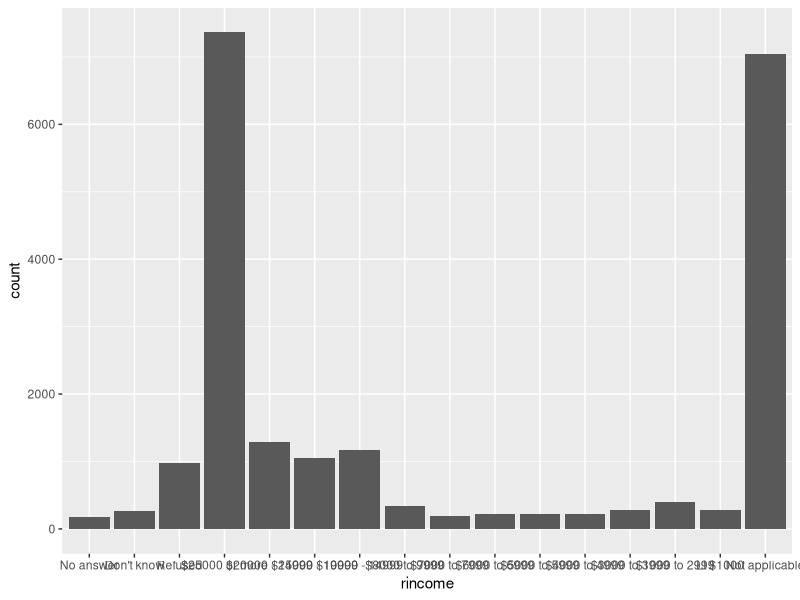
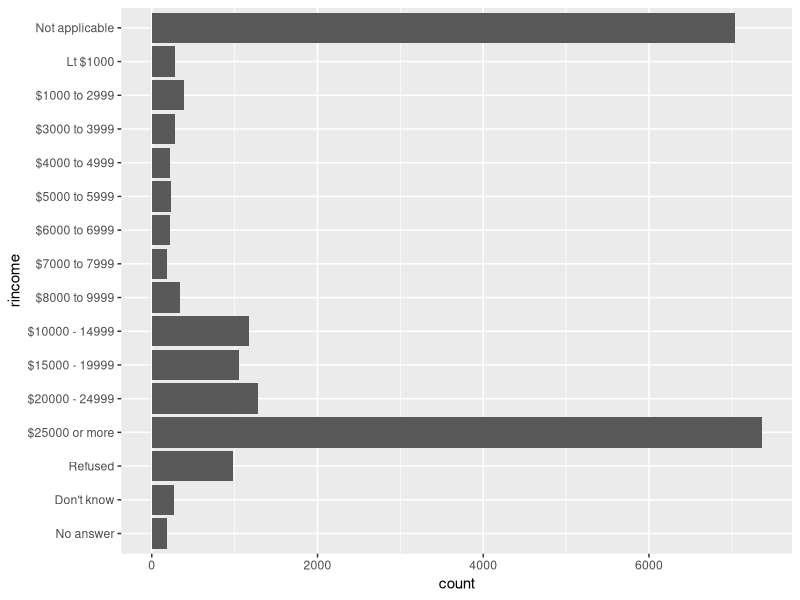
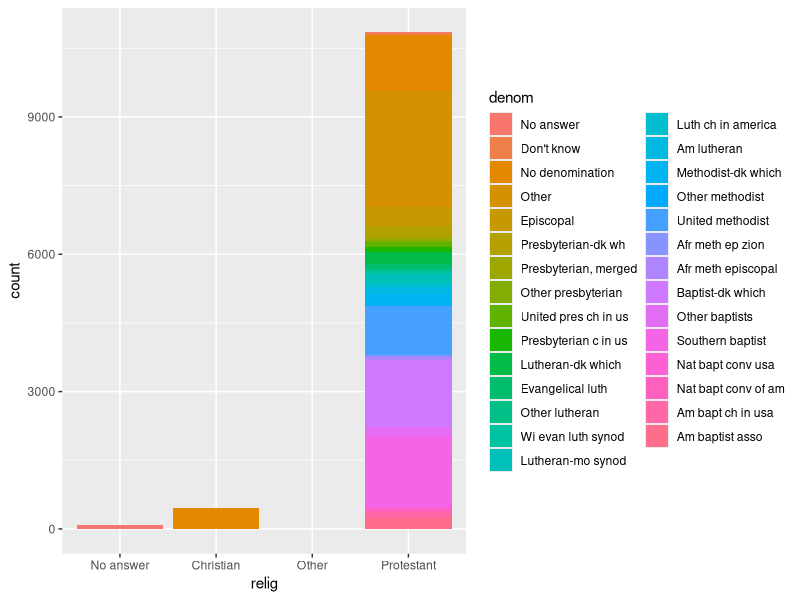

Reproduce these figures in R, in order.
library(tidyverse)
library(forcats)

as_tibble(gss_cat)

#q1
gss_cat %>%
        ggplot() +
        geom_bar(aes(rincome))
 #default graph difficult to read because there are too many categories, with many categories having little counts
 # also, there are many overlaps between the texts so it's impossible to read. improved plot below

gss_cat %>%
        ggplot() +
        geom_bar(aes(rincome))+
        coord_flip() #flip the x and y axis so no label overlap. clean and readable

#q2
gss_cat %>%
        count(relig) %>%
        arrange(desc(n))

gss_cat %>%
        count(partyid) %>%
        arrange(desc(n))

#q3
gss_cat %>%
        filter(denom != "Not applicable") %>%
        count(relig, denom) %>%
        arrange(desc(n)) %>%
        View()

gss_cat %>%
        filter(denom != "Not applicable") %>%
        ggplot() +
        geom_bar(aes(relig, fill = denom), position = "stack")
        
